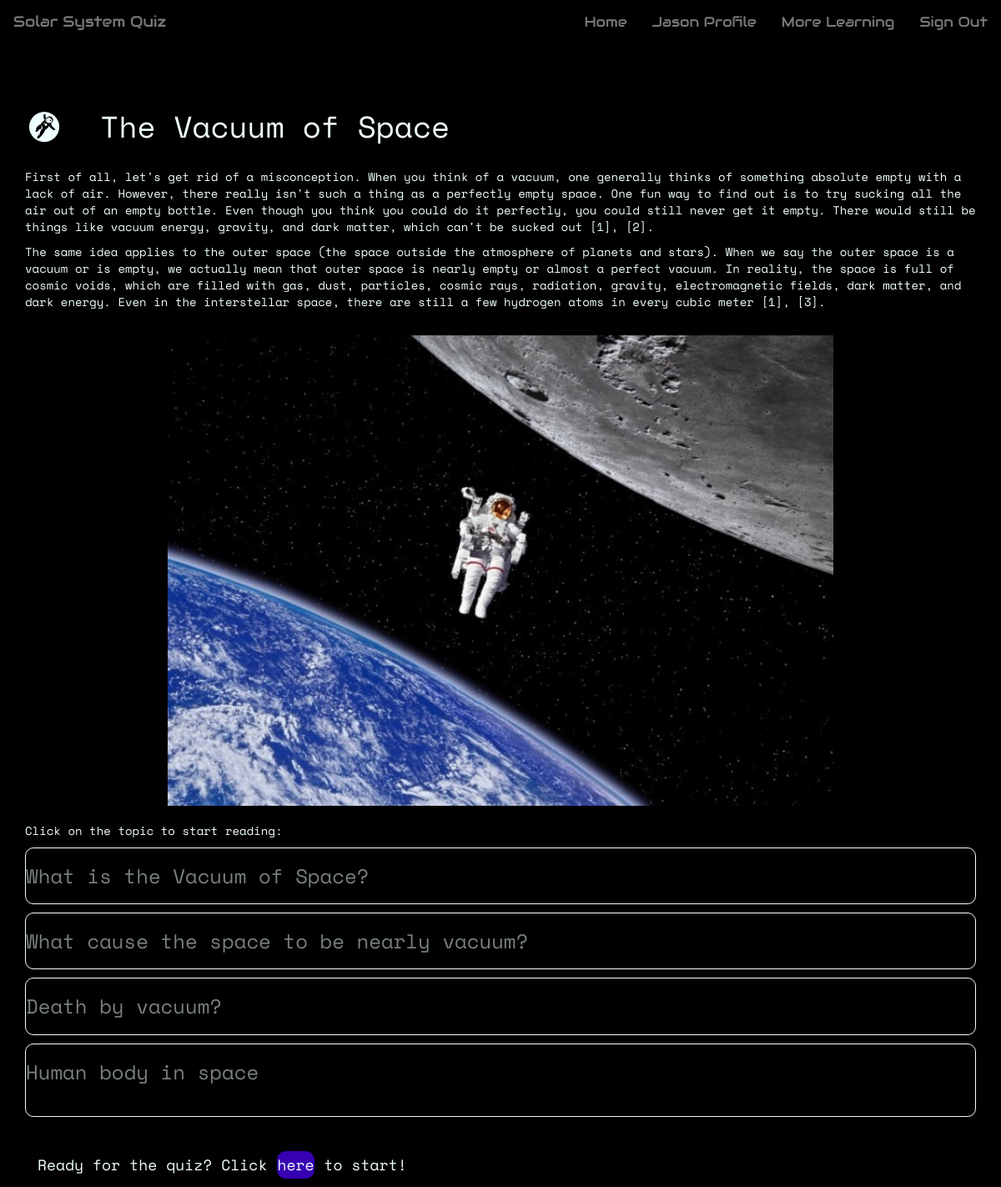
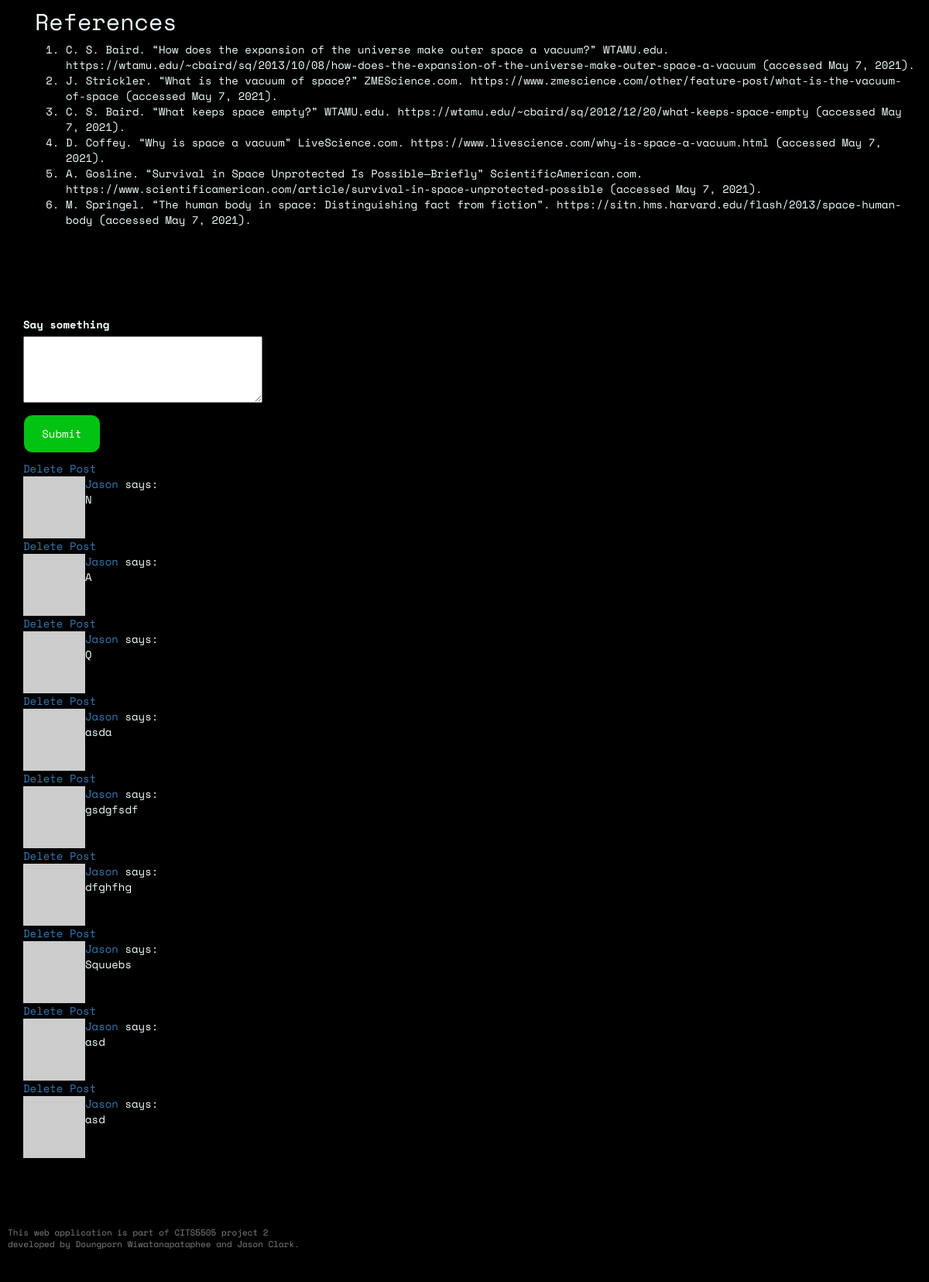
Screenshot of /learning_module/vacuum (signed in) with the database file from the repository (2 pictures, top to bottom).
### app/models.py (models this page shows, shortened)
class User(UserMixin, db.Model):
    __tablename__ = 'user_table'
    id = db.Column(db.Integer, primary_key=True)
    username = db.Column(db.String(64), index=True, unique=True)
    user_type = db.Column(db.String(64))
    email = db.Column(db.String(120), index=True, unique=True)
    password_hash = db.Column(db.String(128))
    posts = db.relationship('Post', backref='author', lazy='dynamic')
    about_me = db.Column(db.String(140))
    last_seen = db.Column(db.DateTime, default=datetime.utcnow)
    score_child = db.relationship("Score", backref = 'user_parent')
    quiz_unlocked = db.Column(db.Integer, default=0)
    def avatar(self, size):
      digest = md5(self.email.lower().encode('utf-8')).hexdigest()
      return 'https://www.gravatar.com/avatar/{}?d=identicon&s={}'.format(digest, size)

class Post(db.Model):
    id = db.Column(db.Integer, primary_key=True)
    user_id = db.Column(db.Integer, db.ForeignKey('user_table.id')) #user.id
    body = db.Column(db.String(140))
    timestamp = db.Column(db.DateTime, index=True, default=datetime.utcnow)
    page = db.Column(db.String)
    upvotes = db.Column(db.Integer, default=0)
    downvotes = db.Column(db.Integer, default=0)

### app/routes.py (the view, shortened to what this page needs)
@app.route('/learning_module/<module>', methods=['GET', 'POST'])
@login_required
def learning_module(module):
  page = request.args.get('page', 1, type=int)
  posts = Post.query.filter_by(page=module).paginate(
    page, app.config['POSTS_PER_PAGE'], False)
  next_url = url_for('learning_module', module=module, page=posts.next_num) \
    if posts.has_next else None
  prev_url = url_for('learning_module', module=module, page=posts.prev_num) \
    if posts.has_prev else None
  form = PostForm()
  return render_template('modules/learning_module.html', module=module, form=form,
      posts=posts.items, next_url=next_url,
      prev_url=prev_url)

### app/forms.py
class PostForm(FlaskForm):
  post = TextAreaField('Say something', validators=[
    DataRequired(), Length(min=1, max=140)])
  submit = SubmitField('Submit')

### app/models.py (called while the page is built)
@login.user_loader
def load_user(id):
    return User.query.get(int(id))

### app/routes.py (called while the page is built)
@app.before_request
def before_request():
    from_zone = tz.tzutc()
    to_zone = tz.tzlocal()
    utc = datetime.utcnow()
    utc = utc.replace(tzinfo=from_zone)
    central = utc.astimezone(to_zone)   # convert to local timezone
    if current_user.is_authenticated:
        current_user.last_seen = central
        db.session.commit()

### app/templates/modules/learning_module.html (shortened to what this page needs)
{% extends 'base.html' %}
{% block body %}
<div class="progress-bar-max fixed-top">
</div>
{% include 'modules/_{}.html'.format(module) %}
<hr class="divider" />
<div class="container">
  {% if form %}
  <form action="" id=module method="post">
    <p>
      {{ form.post.label }}<br>
      <span class="post-form">
      {{ form.post(cols=32, rows=4) }}<br>
      </span>
    </p>
    <p>{{ form.submit(class_="post-button") }}</p>
  </form>
  {% endif %}
  {% for post in posts %}
    {% include '_post.html' %}
  {% endfor %}
</div>
{% endblock %}

### app/templates/base.html (shortened to what this page needs)
<!DOCTYPE html>
<html lang="en">
<head>
    <link rel="stylesheet" href="https://maxcdn.bootstrapcdn.com/bootstrap/3.4.1/css/bootstrap.min.css">
    <link rel="stylesheet" type="text/css" href="{{ url_for('static', filename='css/theme.css') }}">
    <link rel="stylesheet" href="https://cdnjs.cloudflare.com/ajax/libs/font-awesome/4.7.0/css/font-awesome.min.css">
</head>
<body>
    {% block navbar %}
    <nav class="navbar navbar-default">
            <div class="navbar-header">
                <a class="navbar-brand" href="{{ url_for('home') }}">Solar System Quiz</a>
            </div>
            <div class="collapse navbar-collapse" id="bs-example-navbar-collapse-1">
                <ul class="nav navbar-nav navbar-right">
                    {% if current_user.is_authenticated %}
                    <li><a href="{{ url_for('home') }}">Home</a></li>
                    <li><a href="{{ url_for('user_profile', username=current_user.username) }}">{{ current_user.username }} Profile</a></li>
                    <li><a href="{{ url_for('more_learning') }}">More Learning</a></li>
                    <li><a href="{{ url_for('logout') }}">Sign Out</a></li>
                    {% else %}
                    <li><a href="{{ url_for('home') }}">Home</a></li>
                    <li><a href="{{ url_for('login') }}">Login</a></li>
                    <li><a href="{{ url_for('register') }}">Register</a></li>
                    <li><a href="{{ url_for('more_learning') }}">More Learning</a></li>
                    {% endif %}
                </ul>
            </div>
    </nav>
    {% endblock %}
    <div class="points-container">
    </div>
    {% block body %}{% endblock %}
    <footer>
        <p>This web application is part of CITS5505 project 2 <br>
           developed by Doungporn Wiwatanapataphee and Jason Clark.</p>
    </footer>
</body>
</html>

### app/templates/_post.html
<table>
  <tr valign="top">
    <td><img src="{{ post.author.avatar(36) }}"></td>
    <td>
      <a href="{{ url_for('user_profile', username=post.author.username) }}">
        {{ post.author.username }}
      </a>
      says:<br>{{ post.body }}
    </td>
  </tr>
  {% if current_user.id == post.user_id %}
  <tr valign="bottom">
    <a href="{{ url_for('delete_post', postId=post.id, module=module) }}">Delete Post</a>
  </tr>
  {% endif %}
</table>

### app/static/css/theme.css (style rules this page uses)
* { box-sizing: border-box; }
body { font-family: 'Space Mono', monospace; background-color: black; color: azure; padding-bottom: 60px; margin-bottom: 100px; }
html { scroll-behavior: smooth; }
.navbar { font-family: 'Audiowide', cursive; background-color: black; border-color: black; top: 0; }
.nav a { font-size: 1.2em !important; }
.fixed-top { position: fixed; top: 0; z-index: 1; right: 0; left: 0; }
.progress-bar-max { display: block; background-color: transparent; height: 9px; width: 100%; }
.points-container { padding: 20px; display: flex; margin: 0 auto; text-align: center; }
.post-button { background-color: #03da15e5; height: 50px; width: 100px; border: 1px solid black; color: #ffffff; word-wrap: normal; margin: 0; padding: 0; border-radius: 12px; }
.post-form { color:black; }
hr.divider { border: 0; height: 5px; margin-top: 50px; margin-bottom: 50px; margin-left: 2rem; width: 100%; }
footer { position: fixed; font-size: 11px; background: black; color:grey; padding: 3rem 1rem; bottom: 0; left: 0; width: 100%; }

### rows the page displays
User: username "Jason"
Post: author.username "Jason", body "N"
Post: author.username "Jason", body "A"
Post: author.username "Jason", body "Q"
Post: author.username "Jason", body "asda"
Post: author.username "Jason", body "gsdgfsdf"
Post: author.username "Jason", body "dfghfhg"
Post: author.username "Jason", body "Squuebs"
Post: author.username "Jason", body "asd"
Post: author.username "Jason", body "asd"
